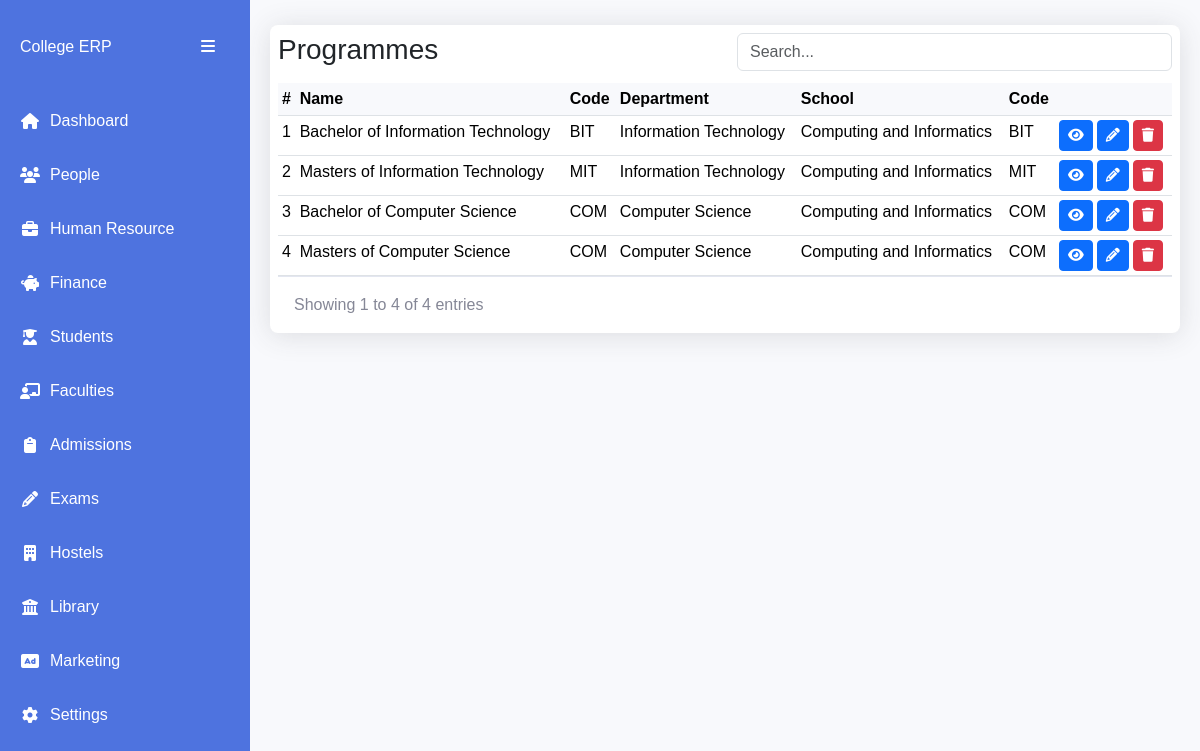
/schools/programmes/, run on an earlier commit of the app's database.
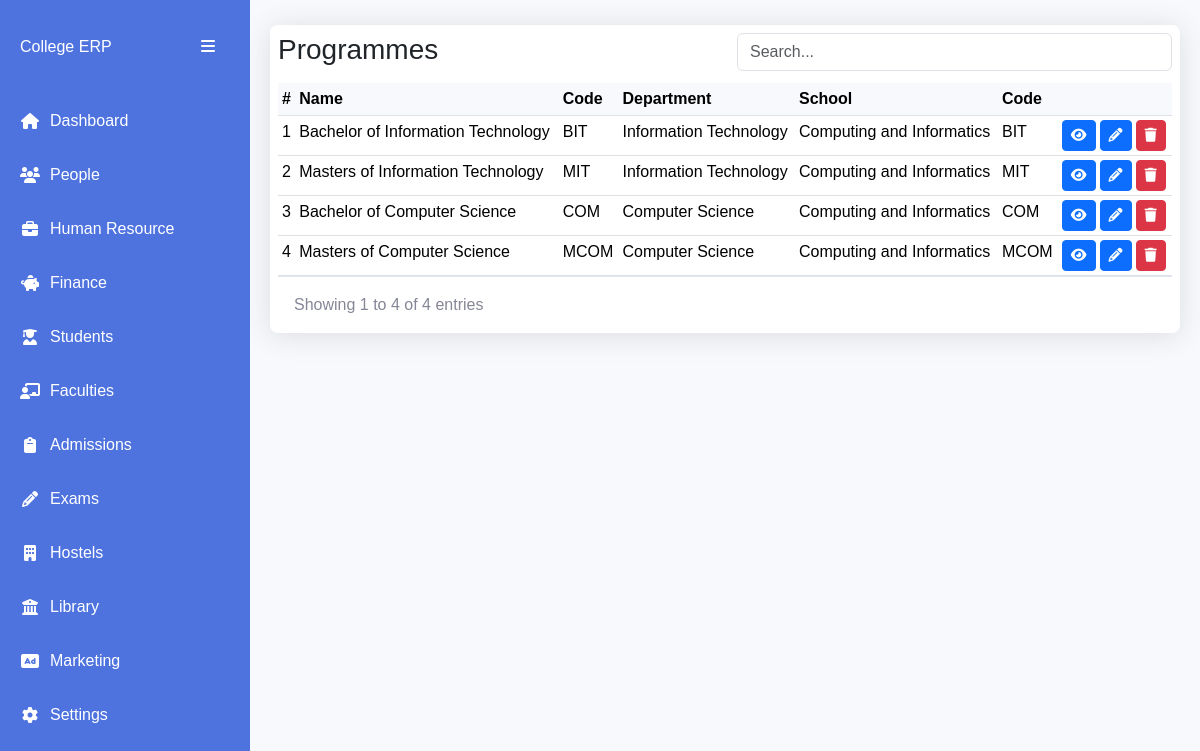
And on a later commit of the database.
### apps/schools/models.py (models this page shows)
class Programme(AbsoluteBaseModel):
    name = models.CharField(max_length=255)
    code = models.CharField(max_length=255, null=True, blank=True)
    school = models.ForeignKey(School, on_delete=models.CASCADE)
    department = models.ForeignKey(Department, on_delete=models.CASCADE)
    level = models.CharField(max_length=255, choices=PROGRAMME_TYPES)
    def __str__(self):
        return f"{self.level} of {self.name}"

class Department(AbsoluteBaseModel):
    name = models.CharField(max_length=255)
    school = models.ForeignKey(School, on_delete=models.CASCADE)
    office = models.CharField(max_length=255, null=True, blank=True)
    def __str__(self):
        return self.name

class School(AbsoluteBaseModel):
    name = models.CharField(max_length=255)
    email = models.EmailField()
    phone = models.CharField(max_length=255)
    location = models.CharField(max_length=255)
    def __str__(self):
        return self.name

### apps/schools/views.py (the view)
# urls.py: path("programmes/", ProgrammesListView.as_view(), name="programmes"),
class ProgrammesListView(ListView):
    model = Programme
    template_name = "programmes/programmes.html"
    context_object_name = "programmes"
    paginate_by = 8
    def get_queryset(self):
        queryset = super().get_queryset()
        search_query = self.request.GET.get("search", "")
        if search_query:
            queryset = queryset.filter(
                Q(id__icontains=search_query) | Q(name__icontains=search_query)
            )
        return queryset.order_by("-created_on")
    def get_context_data(self, **kwargs):
        context = super().get_context_data(**kwargs)
        context["search_query"] = self.request.GET.get("search", "")
        context["levels"] = PROGRAMME_TYPES
        return context

### templates/programmes/programmes.html (shortened to what this page needs)
{% extends "base1.html" %}
{% block content %}
<div class="table-card">
  <div class="row py-2 px-2">
    <div class="col">
        <h3>Programmes</h3>
    </div>
    <div class="col">
        <input type="text" class="form-control" placeholder="Search..."
        id="searchInput" value="{{ search_query }}">
    </div>
</div>
      <div class="table-container px-2">
        <table class="table data-table table-sm">
          <thead>
            <tr>
              <th scope="col">#</th>
              <th scope="col">Name</th>
              <th scope="col">Code</th>
              <th scope="col">Department</th>
              <th scope="col">School</th>
              <th scope="col">Code</th>
              <th scope="col" colspan="3"></th>
            </tr>
          </thead>
          <tbody>
            {% for programme in page_obj %}
            <tr>
              <td>{{forloop.counter}}</td>
              <td>{{programme.level}} of {{programme.name}}</td>
              <td>{{programme.code}}</td>
              <td>{{programme.department}}</td>
              <td>{{programme.school}}</td>
              <td>{{programme.code}}</td>
              <td>
                <div class="d-flex gap-1">
                  <a href="{% url 'programme-details' programme.id %}" class="btn btn-primary btn-sm"><i class="fas fa-eye"></i></a>
                  <a class="btn btn-primary btn-sm" data-bs-toggle="modal" data-bs-target="#editProgrammeModal{{ programme.id }}">
                    <i class="fas fa-pencil"></i>
                  </a>
                  <a class="btn btn-danger btn-sm" data-bs-toggle="modal" data-bs-target="#deleteProgrammeModal{{ programme.id }}">
                    <i class="fas fa-trash"></i>
                  </a>
                </div>
              </td>
            </tr>
            {% endfor %}
          </tbody>
        </table>
        <div class="table-footer">
          <div class="page-info">
              Showing
              {{ page_obj.start_index }}
              to
              {{ page_obj.end_index }}
              of
              {{ paginator.count }}
              entries
          </div>
      </div>
      </div>
{% endblock content %}

What changed in the data, as far as the page shows it:
changed Programme: code "COM" → "MCOM"
